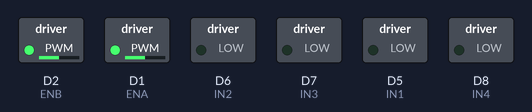
Simulated run of this sketch. Board: ESP8266 (NodeMCU). On the bench: switched loads named in the sketch (green lamp = pin HIGH). The RemoteXY app is connected; what the sketch prints to the serial monitor is not drawn.

Above: at 0.1 s.
Timing chart, 0 to 1.6 s (numbered marks = the images above):
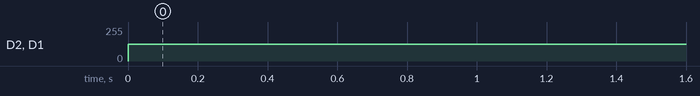

The sketch:

RobotTankWiFifromPhone.ino
```cpp
// Arduino Robot Tank
// uses L298N with 2 motors and PWM for speed control
// NodeMCU (ESP8266 12E) for controller using RemoteXY for Remote control via Phone
// by Graeme Patterson

//////////////////////////////////////////////
//        RemoteXY include library          //
//////////////////////////////////////////////

// RemoteXY select connection mode and include library
#define REMOTEXY_MODE__ESP8266WIFI_LIB_POINT
#include <ESP8266WiFi.h>

#include <RemoteXY.h>

// RemoteXY connection settings
#define REMOTEXY_WIFI_SSID "TheTank"
#define REMOTEXY_WIFI_PASSWORD ""  // Open WiFi connection
#define REMOTEXY_SERVER_PORT 6377


// RemoteXY configurate
#pragma pack(push, 1)
uint8_t RemoteXY_CONF[] =
  { 255,3,0,1,0,52,0,8,192,0,
  5,32,60,27,30,30,2,26,31,2,
  0,72,4,22,11,133,26,31,31,79,
  78,0,79,70,70,0,65,18,6,3,
  9,9,129,0,17,4,18,6,17,67,
  111,110,110,101,99,116,101,100,0 };

// this structure defines all the variables of your control interface
struct {

    // input variable
  int8_t joystick_1_x; // =-100..100 x-coordinate joystick position
  int8_t joystick_1_y; // =-100..100 y-coordinate joystick position
  uint8_t switch_1; // =1 if switch ON and =0 if OFF

    // output variable
  uint8_t led_1_g; // =0..255 LED Green brightness

    // other variable
  uint8_t connect_flag;  // =1 if wire connected, else =0

} RemoteXY;
#pragma pack(pop)

/////////////////////////////////////////////
//           END RemoteXY include          //
/////////////////////////////////////////////

#define PIN_SWITCH_1 13

// define pins to control L298N
#define ENA D1
#define ENB D2
#define IN1 D5
#define IN2 D6
#define IN3 D7
#define IN4 D8


int driveLeftMotor = 0;
int driveRightMotor = 0;
int motorLeft = 0;
int motorRight = 0;
int JoystickX = 0;
int JoystickY = 0;
String xvalue;
String yvalue;

void setup() {
  RemoteXY_Init ();
  Serial.begin(115200);
  //pinMode (PIN_SWITCH_1, OUTPUT);
  // setup output pins
  pinMode(ENA, OUTPUT);
  pinMode(ENB, OUTPUT);
  pinMode(IN1, OUTPUT);
  pinMode(IN2, OUTPUT);
  pinMode(IN3, OUTPUT);
  pinMode(IN4, OUTPUT);
}

void loop() {
  RemoteXY_Handler ();
  // Turn the LED on at the Controller
  RemoteXY.led_1_g = 255;

  // use the RemoteXY structure for data transfer
  xvalue = map(RemoteXY.joystick_1_x,-100, 100,0,1024);
  yvalue = map(RemoteXY.joystick_1_y,-100, 100,0,1024);
  //Serial.println("Y = " + yvalue);
  //Serial.println("X = " + xvalue);
  // Read Joystick values
  JoystickX = xvalue.toInt();
  JoystickY = yvalue.toInt();

  //Serial.println(JoystickX);
  //Serial.println(JoystickY);

  if(RemoteXY.switch_1==0)
  {
    //Serial.println("Remote is Off!");
    motorLeft = 0;
    motorRight = 0;
  }
  else
  {
    //******************************************************************
    // determine if motion should be forwards or backwards
    if (JoystickY > 550)  // moving forwards
    {
      // set Left Motor for forward motion
      digitalWrite(IN1, LOW);
      digitalWrite(IN2, HIGH);
      // set Right Motor for forward motion
      digitalWrite(IN3, LOW);
      digitalWrite(IN4, HIGH);

      // determine forward speed value
      motorLeft = JoystickY - 512;
      motorRight = JoystickY - 512;
    }
    else if (JoystickY < 480) // moving backwards
    {
      // set Left Motor for reverse motion
      digitalWrite(IN1, HIGH);
      digitalWrite(IN2, LOW);
      // set Right Motor for reverse motion
      digitalWrite(IN3, HIGH);
      digitalWrite(IN4, LOW);

      // determine backwards speed value
      motorLeft = abs(JoystickY - 512);
      motorRight = abs(JoystickY - 512);
    }
    else // not moving forwards or backwards
    {
      motorLeft = 0;
      motorRight = 0;
    }

    //******************************************************************
    // Determine if motion is left or right
    int steering = abs(JoystickX - 512);
    if (JoystickX > 550) //turning right
    {
      motorLeft = motorLeft + (steering/2);
      motorRight = motorRight - (steering/2);
    }
    if (JoystickX < 480) //turning left
    {
      motorLeft = motorLeft - (steering/2);
      motorRight = motorRight + (steering/2);
    }
  }
  //******************************************************************
  // Calculate actual PWM values for motor drive
  driveLeftMotor = map(motorLeft,-512, 512, 0, 1024);
  driveRightMotor = map(motorRight,-512, 512, 0, 1024);
  Serial.print("DLM = ");
  Serial.println(driveLeftMotor);
  Serial.print("DRM = ");
  Serial.println(driveRightMotor);
  // Send PWM values to the motors
  analogWrite(ENA, driveLeftMotor);
  analogWrite(ENB, driveRightMotor);

}
```

Measured:
- by itself, D2 (ENB), D1 (ENA): 0/255 → 127/255 at 0.00 s
